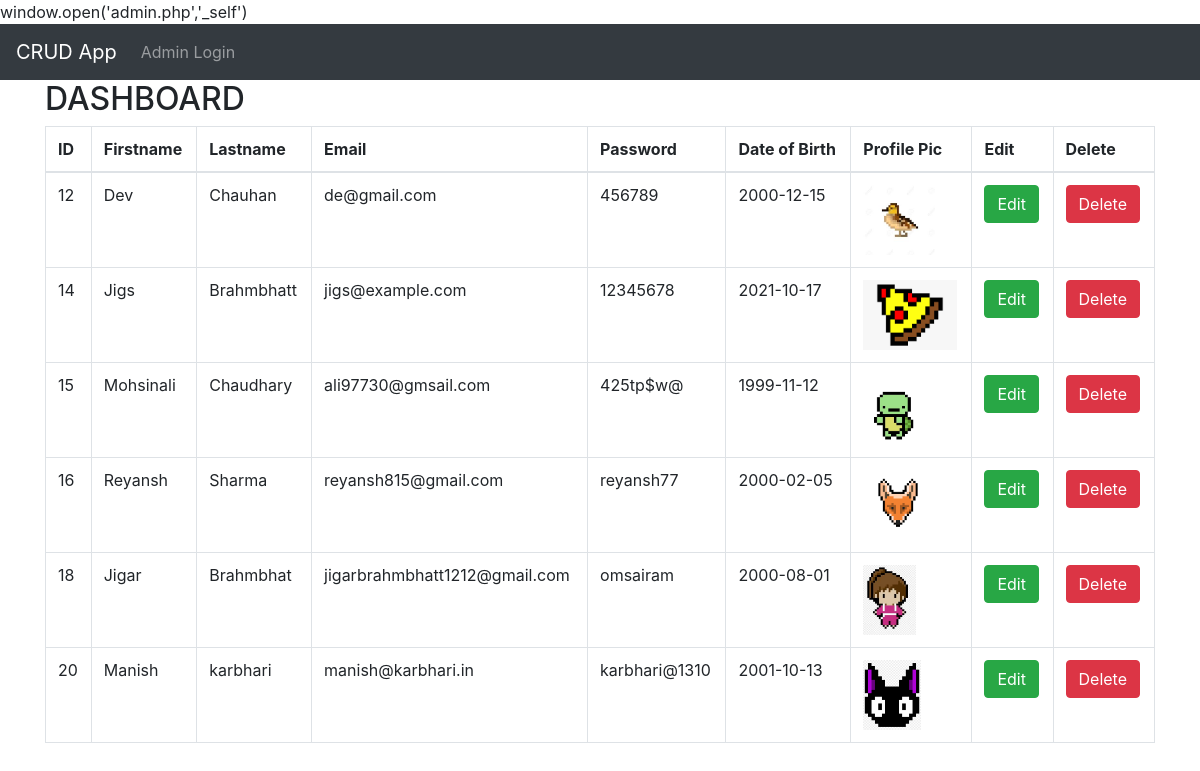
The app's page /view_user.php with its own data.
### tables this page shows
CREATE TABLE `user` (
  `user_id` int(11) NOT NULL,
  `user_fname` varchar(255) NOT NULL,
  `user_lname` varchar(255) NOT NULL,
  `user_email` varchar(255) NOT NULL,
  `user_password` varchar(255) NOT NULL,
  `user_dob` date NOT NULL,
  `user_img` varchar(255) NOT NULL
);

### view_user.php (the view, shortened to what this page needs)
<?php
    if(!isset($_SESSION['email'])){
        echo "<scrpit>window.open('admin.php','_self')</script>";
    }
?>
<!doctype html>
<html lang="en">
  <head>
    <link rel="stylesheet" href="https://stackpath.bootstrapcdn.com/bootstrap/4.3.1/css/bootstrap.min.css">
  </head>
  <body>
  <body>
<?php require 'Partial/nav2.php'  ?>
<div class="container">
  <h2>DASHBOARD</h2>
  <table class="table table-bordered ">
    <thead>
      <tr>
        <th>ID</th>
        <th>Firstname</th>
        <th>Lastname</th>
        <th>Email</th>
        <th>Password</th>
        <th>Date of Birth</th>
        <th>Profile Pic</th>
        <th>Edit</th>
        <th>Delete</th>
      </tr>
    </thead>
    <tbody>
        <?php
        include 'connect.php';
        $select = "SELECT * FROM user";
        $run = mysqli_query($conn,$select);
        while ($row_user = mysqli_fetch_array($run)){
        $user_id = $row_user['user_id'];
        $user_fnam = $row_user['user_fname'];
        $user_lname = $row_user['user_lname'];
        $user_email = $row_user['user_email'];
        $user_passord = $row_user['user_password'];
        $user_dob = $row_user['user_dob'];
        $user_img = $row_user['user_img'];
        ?>
      <tr>
      <td><?php  echo $user_id?></td>
      <td><?php  echo $user_fnam ?></td>
      <td><?php  echo $user_lname ?></td>
      <td><?php  echo $user_email ?></td>
      <td><?php  echo $user_passord ?></td>
      <td><?php  echo $user_dob ?></td>
      <td><img src="upload/<?php echo $user_img;?>"  alt="upload/<?php echo $user_img;?>" height="70px;"></td>
      <td><a class = "btn btn-success" href="edit_user.php?edit=<?php  echo $user_id ?>">Edit</a></td>
    <td><a class = "btn btn-danger" href="view_user.php?del=<?php  echo $user_id ?>">Delete</a></td>
      </tr>
     <?php } ?>
    </tbody>
  </table>
</div>
</body>
  </body>
</html>

### Partial/nav2.php (shortened to what this page needs)
<?php
if(isset($_SESSION['email']) && $_SESSION['email']==true){
  $email= true;
}
else{
  $email = false;
}
echo '<nav class="navbar navbar-expand-lg navbar-dark bg-dark">
  <a class="navbar-brand" href="/Priyansh/view_user.php">CRUD App</a>
  <button class="navbar-toggler" type="button" data-toggle="collapse" data-target="#navbarSupportedContent" aria-controls="navbarSupportedContent" aria-expanded="false" aria-label="Toggle navigation">
    <span class="navbar-toggler-icon"></span>
  </button>
  <div class="collapse navbar-collapse" id="navbarSupportedContent">
    <ul class="navbar-nav mr-auto">
      ';
      if(!$email){
      echo '<li class="nav-item">
        <a class="nav-link" href="/Priyansh/admin.php">Admin Login</a>
      </li>';
      }
    echo '
    </form>
  </div>
</nav>';
?>

### records on screen
user: user_id "12", user_fname "Dev", user_lname "Chauhan", user_email "de@gmail.com", user_password "456789", user_dob "2000-12-15", user_img (picture)
user: user_id "14", user_fname "Jigs", user_lname "Brahmbhatt", user_email "jigs@example.com", user_password "12345678", user_dob "2021-10-17", user_img (picture)
user: user_id "15", user_fname "Mohsinali", user_lname "Chaudhary", user_email "ali97730@gmsail.com", user_password "425tp$w@", user_dob "1999-11-12", user_img (picture)
user: user_id "16", user_fname "Reyansh", user_lname "Sharma", user_email "reyansh815@gmail.com", user_password "reyansh77", user_dob "2000-02-05", user_img (picture)
user: user_id "18", user_fname "Jigar", user_lname "Brahmbhat", user_email "jigarbrahmbhatt1212@gmail.com", user_password "omsairam", user_dob "2000-08-01", user_img (picture)
user: user_id "20", user_fname "Manish", user_lname "karbhari", user_email "manish@karbhari.in", user_password "karbhari@1310", user_dob "2001-10-13", user_img (picture)
